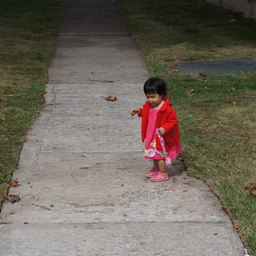
#> input picture before.png, 256 x 256 px, shrunk from 512 x 512 before the run
$ python main.py
#> lines starting #> are read from the running program, lines starting #| are printed output that depends on the picture
### SeamCarver.py
import cv2
import numpy as np

class SeamCarver:
    def __init__(self, filename, out_height, out_width):
        # intialization
        self.filename=filename
        self.out_height=out_height
        self.out_width=out_width

        #read image
        self.in_image=cv2.imread(filename).astype(np.float64)
        self.in_height,self.in_width=self.in_image.shape[:2]
        self.out_image=np.copy(self.in_image)

        # kernel for dp
        self.kernel_x = np.array([[0., 0., 0.], [-1., 0., 1.], [0., 0., 0.]], dtype=np.float64)
        self.kernel_y_left = np.array([[0., 0., 0.], [0., 0., 1.], [0., -1., 0.]], dtype=np.float64)
        self.kernel_y_right = np.array([[0., 0., 0.], [1., 0., 0.], [0., -1., 0.]], dtype=np.float64)

    def seam_carving(self):
        delta_width=int(self.out_width-self.in_width)
        if delta_width<0:
            self.seam_remove(delta_width*-1)

    def seam_remove(self,delta_width):
        for i in range(delta_width):
            energy_map = self.calc_energy_map()
            dp_result=self.dynamic_program(energy_map)
            shortest_seam=self.find_seam(dp_result)
            self.delete_seam(shortest_seam)

    def calc_energy_map(self):
        #calc gradient
        b,g,r=cv2.split(self.out_image)
        b_energy = np.absolute(cv2.Scharr(b, -1, 1, 0)) + np.absolute(cv2.Scharr(b, -1, 0, 1))
        g_energy = np.absolute(cv2.Scharr(g, -1, 1, 0)) + np.absolute(cv2.Scharr(g, -1, 0, 1))
        r_energy = np.absolute(cv2.Scharr(r, -1, 1, 0)) + np.absolute(cv2.Scharr(r, -1, 0, 1))
        return b_energy+g_energy+r_energy

    def dynamic_program(self,energy_map):
        matrix_x = self.neighbor_matrix(self.kernel_x)
        matrix_y_left = self.neighbor_matrix(self.kernel_y_left)
        matrix_y_right = self.neighbor_matrix(self.kernel_y_right)
        #dp
        row,col=energy_map.shape
        ret=np.copy(energy_map)
        for r in range(row):
            for c in range(col):
                if c==0:
                    energy_right=ret[r-1,c+1]+matrix_x[r-1,c+1]+matrix_y_right[r-1,c+1]
                    energy_up=ret[r-1,c]+matrix_x[r-1,c]
                    ret[r,c]=energy_map[r,c]+min(energy_right,energy_up)
                elif c==col-1:
                    energy_left=ret[r-1,c-1]+matrix_x[r-1,c-1]+matrix_y_left[r-1,c-1]
                    energy_up=ret[r-1,c]+matrix_x[r-1,c]
                    ret[r,c]=energy_map[r,c]+min(energy_left,energy_up)
                else:
                    energy_left=ret[r-1,c-1]+matrix_x[r-1,c-1]+matrix_y_left[r-1,c-1]
                    energy_up=ret[r-1,c]+matrix_x[r-1,c]
                    energy_right=ret[r-1,c+1]+matrix_x[r-1,c+1]+matrix_y_right[r-1,c+1]
                    ret[r,c]=energy_map[r,c]+min(energy_left,energy_up,energy_right)

        return ret


    def neighbor_matrix(self,kernel):
        b,g,r=cv2.split(self.in_image)
        #convolution
        ret=np.absolute(cv2.filter2D(b,-1,kernel=kernel))+np.absolute(cv2.filter2D(g,-1,kernel=kernel))+np.absolute(cv2.filter2D(r, -1, kernel=kernel))
        return ret

    def find_seam(self,calc_map):
        row,col=calc_map.shape
        ret=np.zeros((row,),dtype=np.uint32)
        ret[-1]=np.argmin(calc_map[-1])
        for r in range(row-2,-1,-1):
            prev_col=ret[r+1]
            if prev_col==0:
                ret[r]=np.argmin(calc_map[r,:2])
            elif prev_col==col-1:
                ret[r]=np.argmin(calc_map[r,col-2:col]) + prev_col-1
            else:
                ret[r]=np.argmin(calc_map[r,prev_col-1:prev_col+2])+prev_col-1
        return ret

    def delete_seam(self,found_seam):
        row,col=self.out_image.shape[:2]
        result=np.zeros((row,col-1,3))
        for r in range(row):
            c=found_seam[r]
            result[r,:,0]=np.delete(self.out_image[r,:,0],[c])
            result[r,:,1]=np.delete(self.out_image[r,:,1],[c])
            result[r,:,2]=np.delete(self.out_image[r,:,2],[c])
        self.out_image=np.copy(result)

    def save_result(self,filename):
        cv2.imwrite(filename, self.out_image.astype(np.uint8))


### main.py
from SeamCarver import SeamCarver
import os
import cv2
import numpy as np

if __name__ == '__main__':
    input_filename="before.png"
    output_filename="after.png"
    img=cv2.imread(input_filename).astype(np.float64)
    height,width=img.shape[:2]
#> height = 256; width = 256

    sc = SeamCarver(input_filename, height, width/2)
    sc.seam_carving()
#> the loop in seam_remove, `for i in range(delta_width):` made 128 passes
#> pass 1, in calc_energy_map, `b,g,r=cv2.split(self.out_image)`:
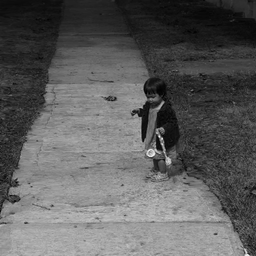
#> b: shape (256, 256) float64; min 0, max 245, mean 93.3
#> pass 1, in calc_energy_map, `b,g,r=cv2.split(self.out_image)`:
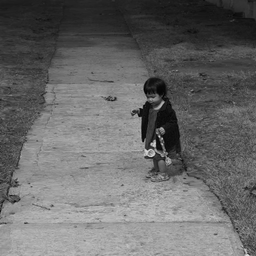
#> g: shape (256, 256) float64; min 1, max 221, mean 104.3
#> pass 1, in calc_energy_map, `b,g,r=cv2.split(self.out_image)`:
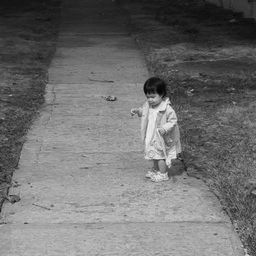
#> r: shape (256, 256) float64; min 2, max 249, mean 111.4
#> pass 1, in calc_energy_map, `b_energy = np.absolute(cv2.Scharr(b, -1, 1, 0)) + np.absolute(cv2.Scha..`:
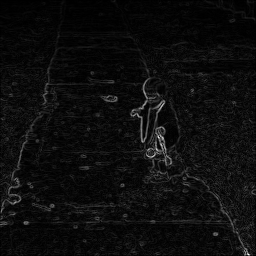
#> b_energy: shape (256, 256) float64; min 0, max 5092, mean 267.6; drawn with min black and max white
#> after the loop in seam_remove, `for i in range(delta_width):`:
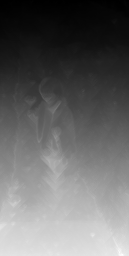
#> dp_result: shape (256, 129) float64; min 0, max 160461, mean 64927.4; drawn with min black and max white
#> after the loop in seam_remove, `for i in range(delta_width):`:
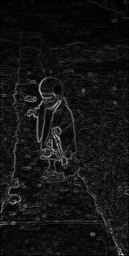
#> energy_map: shape (256, 129) float64; min 0, max 12852, mean 1054.8; drawn with min black and max white
    sc.save_result(output_filename)
#> in save_result, `cv2.imwrite(filename, self.out_image.astype(np.uint8))`:
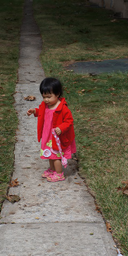
#> saved as after.png: shape (256, 128, 3); mean B, G, R 79.7, 92.7, 103.8
